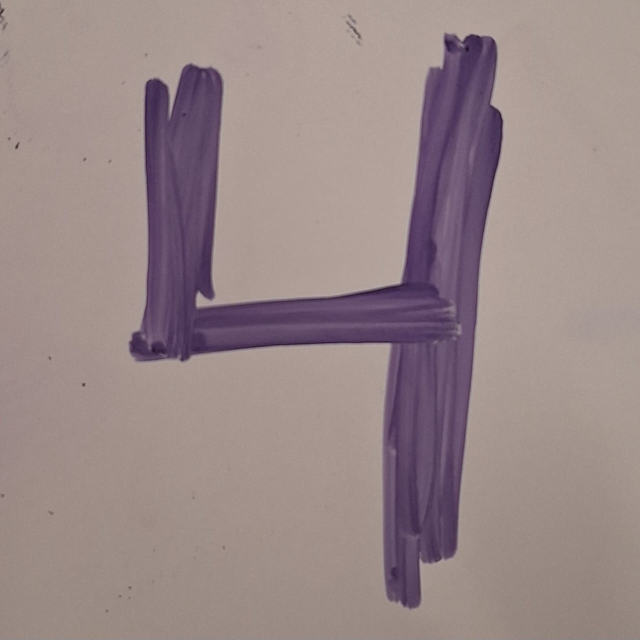
#> input picture xd.jpg, 1280 x 1280 px (shown at 1/2 size)
$ python 'proyecto 2.py'
#> lines starting #> are read from the running program, lines starting #| are printed output that depends on the picture; long printed decimals are rounded
### filtro_pecador.py
import numpy as np
import matplotlib.pyplot as plt
import imageio
import numpy as np

def Reescalar_Img(image, nuevo_ancho, nuevo_alto):
    alto_original, ancho_original, canales = image.shape
    image_reescalada = np.zeros((nuevo_alto, nuevo_ancho, canales), dtype=np.uint8)

    for i in range(nuevo_alto):
        for j in range(nuevo_ancho):
            x_original = int(j * ancho_original / nuevo_ancho)
            y_original = int(i * alto_original / nuevo_alto)
            image_reescalada[i][j] = image[y_original][x_original]

    return image_reescalada

def escala_de_grises_método_luminisidad(image):
    alto, ancho, canales = image.shape
    grayscale_image = np.zeros((alto, ancho), dtype=np.uint8)

    for i in range(alto):
        for j in range(ancho):
            r, g, b = image[i][j]
            grayscale_value = int(0.3 * r + 0.59 * g + 0.11 * b)
            grayscale_image[i][j] = grayscale_value

    return grayscale_image

def ConvertirImg(image, filename):
    nuevo_ancho = 8
    nuevo_alto = 8
    rescaled_image = Reescalar_Img(image, nuevo_ancho, nuevo_alto)
    grayscale_image = escala_de_grises_método_luminisidad(rescaled_image)
    plt.imsave(filename, grayscale_image, cmap='gray')
    print(f"Imagen guardada como {filename}")


def leer_imagen(ruta):
    """
    La función leer_imagen recibe un string con la ruta
    de una imagen en formato BMP y retorna una lista de
    tres dimensiones con el mapa de bits de la imagen.
    Asimismo, convertimos la lista de numpy a una lista
    común y corriente.
    """
    np_array = np.array(imageio.imread(ruta), dtype='int')
    # noinspection PyTypeChecker
    lista_3d = np_array.tolist()
    return lista_3d


def array_custom(ruta):
    image = plt.imread("xd.jpg")
    ConvertirImg(image, "final.jpg")
    lrd = leer_imagen("final.jpg")
    print(lrd)

    lista_limpia = []
    for i in lrd:
        fila = []
        for j in i:
            fila.append(j[0])
        lista_limpia.append(fila)

    print("-------------------")
    print(lista_limpia)
    print(len(lista_limpia), len(lista_limpia[0]))

    for i in range(len(lista_limpia)):
        for j in range(len(lista_limpia[i])):
            lista_limpia[i][j] = 16 -int(lista_limpia[i][j] * (16/255))

    lista_limpia = np.array(lista_limpia)
    return lista_limpia

### proyecto 2.py
#inciso a
import numpy as np
import pandas as pd
from sklearn.datasets import load_digits
import matplotlib.pyplot as plt
import tkinter
import filtro_pecador as fp
import os
# Cargar el dataset digits de sklearn
digitos = load_digits()

# Obtener las imágenes y los targets del dataset
imagenes = digitos.images
targets = digitos.target

# Crear una matriz para almacenar las imágenes promedio de cada dígito
promedios = np.zeros((10, 8, 8))

# Contar el número de ocurrencias de cada dígito
contador = np.zeros(10)

# Calcular la imagen promedio de cada dígito
for i in range(len(imagenes)):
    promedios[targets[i]] += imagenes[i]
    contador[targets[i]] += 1

for i in range(10):
    promedios[i] /= contador[i]

# Mostrar las imágenes promedio
#for i in range(10):
index = int(input("Ingrese el número del dígito que desea ver: "))
#> the answer given: 3
plt.imshow(promedios[index], cmap='gray')
plt.title(f'Dígito {index}')
plt.show()
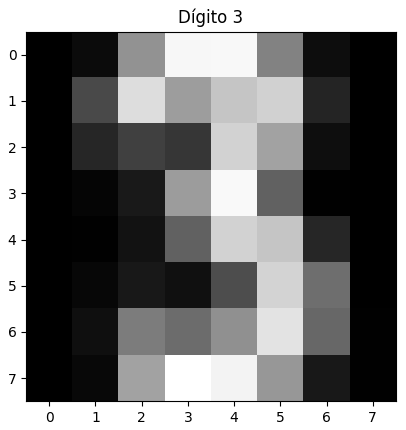
#> figure drawn by matplotlib, 1 panel
#-----------------------------------------------------------------------------------------*

#inciso b
#las imagenes ya se muestran(matplotib)

#-----------------------------------------------------------------------------------------*

#inciso c
def leer_digito():
    digito = []
    print("Ingrese los 64 valores del dígito (8x8):")
    for i in range(8):
        fila = list(map(int, input().split()))
        digito.append(fila)
    return np.array(digito)

#inciso d
def calcular_distancia_euclidiana(img1, img2):
    altura1, ancho1 = len(img1), len(img1[0])
    altura2, ancho2 = len(img2), len(img2[0])

    if altura1 != altura2 or ancho1 != ancho2:
        print("Las imágenes deben tener las mismas dimensiones para calcular la distancia euclidiana.")
        return None

    distancia = 0
    for i in range(altura1):
        for j in range(ancho1):
            diferencia = img1[i][j] - img2[i][j]
            distancia += diferencia ** 2

    return np.sqrt(distancia)

def encontrar_mas_parecidos(nuevo_digito):
    distancias = []
    for i in range(len(imagenes)):
        distancia = calcular_distancia_euclidiana(nuevo_digito, imagenes[i])
        distancias.append((distancia, targets[i]))
    distancias.sort(key=lambda x: x[0])
    return distancias[:3]

# Leer el nuevo dígito
#nuevo_digito = leer_digito()
archivo_imagen = tkinter.filedialog.askopenfilename(
        initialdir="./",
        title="Seleccionar archivo",
        filetypes=(("Archivos de imagenes jpg", "*.jpg"), ("all files", "*.*"))
)
#> the answer given: xd.jpg

#print(nuevo_digito)
nuevo_digito = fp.array_custom(os.path.normpath(archivo_imagen))
#> in array_custom, image is the input picture: shape (1280, 1280, 3); mean R, G, B 153.1, 135.9, 135.8
#> in leer_imagen, `lista_3d = np_array.tolist()`: lista_3d = 8 items
#> (printed output is left out)
#> the loop in array_custom, `for i in lrd:` made 8 passes
#> (printed output is left out)
#| 8 8
#> the loop in array_custom, `for i in range(len(lista_limpia)):` made 8 passes
#> after the loop in array_custom, `for i in range(len(lista_limpia)):`: lista_limpia = [[3, 2, 2, 3, 0, 2, 2, 1], [4, 3, 9, 0, 2, 1, 14, 1], [2, 5, 14, 2, 1, 1, 14, 2], [3, 3, 14, 1, 2, 0, 16, 2], [4, 3, 14, 16, 16, 15, 1, 1], [5, 3, 2, 4, 2, 16, 3, 3], [4, 5, 4, 2, 3, 16, 2, 4], [4, 5, 4, 4, 3, 16, 6, 5]]
# Encontrar los 3 dígitos más parecidos
parecidos = encontrar_mas_parecidos(nuevo_digito)
#> the loop in encontrar_mas_parecidos, `for i in range(len(imagenes)):` made 1797 passes
#> distancia on passes 1 to 3: 51.46, 64.69, 65.13
#> after the loop in encontrar_mas_parecidos, `for i in range(len(imagenes)):`: distancias = 1797 pairs, first value 39.89 to 73.17, second value 0 to 9
#> parecidos = [(39.89, 4), (42.87, 4), (43.46, 6)]
for distancia, digito in parecidos:
    print(f'Dígito: {digito}, Distancia: {distancia}')
#> this loop made 3 passes
#| Dígito: 4, Distancia: 39.887
#| Dígito: 4, Distancia: 42.872
#| Dígito: 6, Distancia: 43.463
"""
#-----------------------------------------------------------------------------------------*
#inciso f
"""
def clasificar_numero(nueva_imagen, prototipos, nombres_prototipos):
    min_distancia = float('inf')
    numero_clasificado = None

    for i in range(len(prototipos)):
        distancia = calcular_distancia_euclidiana(nueva_imagen, prototipos[i])
        if distancia is None:
            print("No se puede clasificar la imagen debido a diferencias en las dimensiones.")
            return None
        if distancia < min_distancia:
            min_distancia = distancia
            numero_clasificado = nombres_prototipos[i]

    return numero_clasificado

def clasificar_digito(parecidos):
    conteo = [0] * 10
    for distancia, digito in parecidos:
        conteo[digito] += 1
    clasificacion = np.argmax(conteo)
    if conteo[clasificacion] >= 2:
        print(f"Soy la inteligencia artificial, y he detectado que el dígito ingresado corresponde al número {clasificacion}")
    else:
        print("No se pudo clasificar el dígito con seguridad.")

# Clasificar el nuevo dígito
clasificar_digito(parecidos)
#> the loop in clasificar_digito, `for distancia, digito in parecidos:` made 3 passes
#> after the loop in clasificar_digito, `for distancia, digito in parecidos:`: conteo = [0, 0, 0, 0, 2, 0, 1, 0, 0, 0]
#> in clasificar_digito, `clasificacion = np.argmax(conteo)`: clasificacion = 4
#| Soy la inteligencia artificial, y he detectado que el dígito ingresado corresponde al número 4

#-----------------------------------------------------------------------------------------*

#inciso g

def clasificar_con_promedio(nuevo_digito):
    distancias = []
    for i in range(10):
        distancia = calcular_distancia_euclidiana(nuevo_digito, promedios[i])
        distancias.append((distancia, i))
    distancias.sort(key=lambda x: x[0])
    clasificacion = distancias[0][1]
    print(f"Soy la inteligencia artificial versión 2, y he detectado que el dígito ingresado corresponde al número {clasificacion}")

# Clasificar con el método de promedios
clasificar_con_promedio(nuevo_digito)
#> the loop in clasificar_con_promedio, `for i in range(10):` made 10 passes
#> distancia on passes 1 to 10: 52.35, 55.62, 56.38, 54.54, 49.05, 51.03, 47.06, 54.9, 51.88, 50.88
#> after the loop in clasificar_con_promedio, `for i in range(10):`: distancias = [(52.35, 0), (55.62, 1), (56.38, 2), (54.54, 3), (49.05, 4), (51.03, 5), (47.06, 6), (54.9, 7), (51.88, 8), (50.88, 9)]
#> in clasificar_con_promedio, `clasificacion = distancias[0][1]`: clasificacion = 6
#| Soy la inteligencia artificial versión 2, y he detectado que el dígito ingresado corresponde al número 6

#-----------------------------------------------------------------------------------------*
